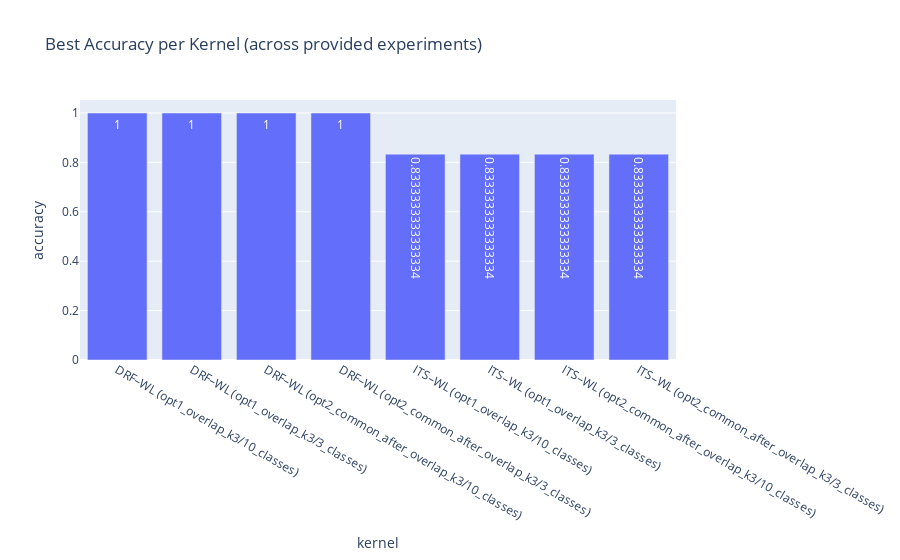
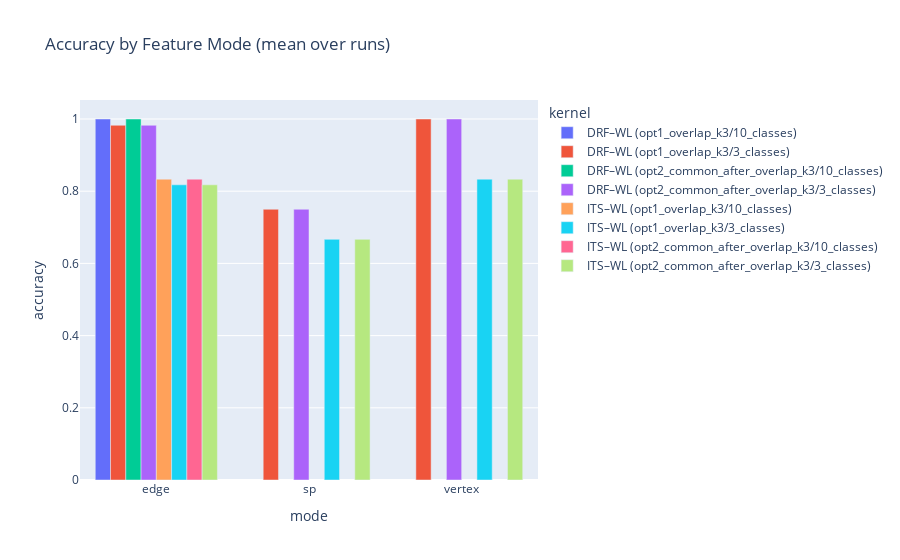
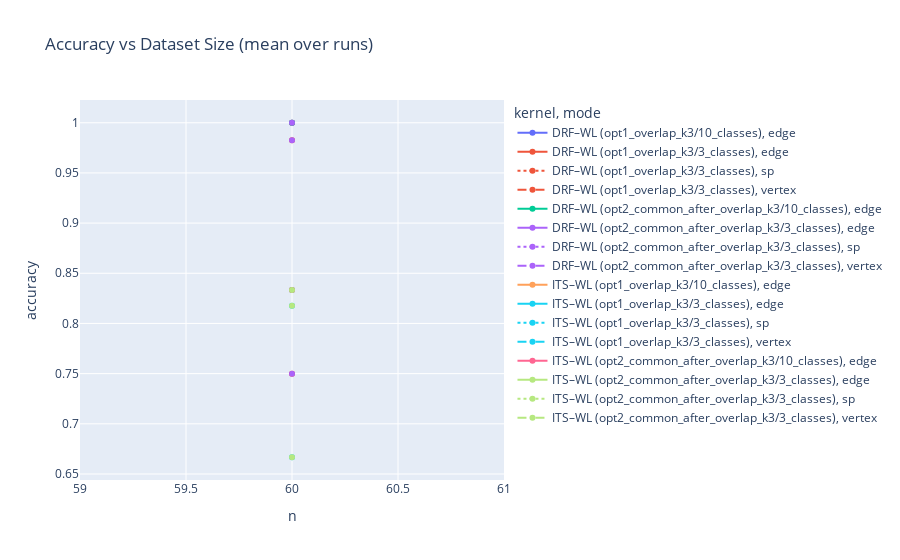
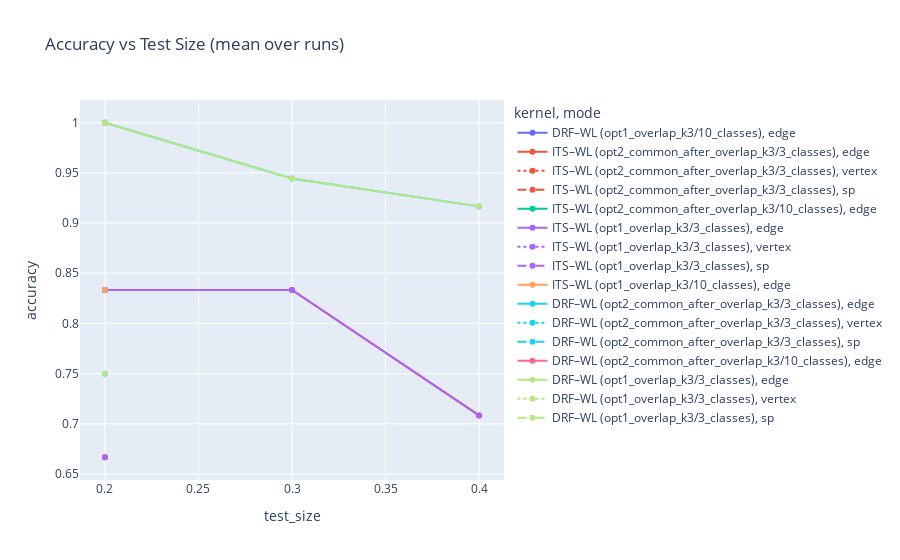

Notebook code cell kept with these figures, in order:
### Code cell
figs = plot_experiment_results(df_results)
for _, fig in figs.items():
    fig.show()

### Figure 1 — Plotly figure (JSON) as saved in the notebook; plotly's stock layout.template omitted (floating-point values rounded to 4 significant figures)
{"data": [{"hovertemplate": "kernel=%{x}<br>accuracy=%{text}<extra></extra>", "legendgroup": "", "marker": {"color": "#636efa", "pattern": {"shape": ""}}, "name": "", "orientation": "v", "showlegend": false, "text": [1.0, 1.0, 1.0, 1.0, 0.8333, 0.8333, 0.8333, 0.8333], "textposition": "auto", "type": "bar", "x": ["DRF–WL (opt1_overlap_k3/10_classes)", "DRF–WL (opt1_overlap_k3/3_classes)", "DRF–WL (opt2_common_after_overlap_k3/10_classes)", "DRF–WL (opt2_common_after_overlap_k3/3_classes)", "ITS–WL (opt1_overlap_k3/10_classes)", "ITS–WL (opt1_overlap_k3/3_classes)", "ITS–WL (opt2_common_after_overlap_k3/10_classes)", "ITS–WL (opt2_common_after_overlap_k3/3_classes)"], "xaxis": "x", "y": [1.0, 1.0, 1.0, 1.0, 0.8333, 0.8333, 0.8333, 0.8333], "yaxis": "y"}], "layout": {"barmode": "relative", "legend": {"tracegroupgap": 0}, "title": {"text": "Best Accuracy per Kernel (across provided experiments)"}, "xaxis": {"anchor": "y", "domain": [0, 1], "title": {"text": "kernel"}}, "yaxis": {"anchor": "x", "domain": [0, 1], "title": {"text": "accuracy"}}}}

### Figure 2 — Plotly figure (JSON) as saved in the notebook; plotly's stock layout.template omitted (floating-point values rounded to 4 significant figures)
{"data": [{"alignmentgroup": "True", "hovertemplate": "kernel=DRF–WL (opt1_overlap_k3/10_classes)<br>mode=%{x}<br>accuracy=%{y}<extra></extra>", "legendgroup": "DRF–WL (opt1_overlap_k3/10_classes)", "marker": {"color": "#636efa", "pattern": {"shape": ""}}, "name": "DRF–WL (opt1_overlap_k3/10_classes)", "offsetgroup": "DRF–WL (opt1_overlap_k3/10_classes)", "orientation": "v", "showlegend": true, "textposition": "auto", "type": "bar", "x": ["edge"], "xaxis": "x", "y": [1.0], "yaxis": "y"}, {"alignmentgroup": "True", "hovertemplate": "kernel=DRF–WL (opt1_overlap_k3/3_classes)<br>mode=%{x}<br>accuracy=%{y}<extra></extra>", "legendgroup": "DRF–WL (opt1_overlap_k3/3_classes)", "marker": {"color": "#EF553B", "pattern": {"shape": ""}}, "name": "DRF–WL (opt1_overlap_k3/3_classes)", "offsetgroup": "DRF–WL (opt1_overlap_k3/3_classes)", "orientation": "v", "showlegend": true, "textposition": "auto", "type": "bar", "x": ["edge", "sp", "vertex"], "xaxis": "x", "y": [0.9826, 0.75, 1.0], "yaxis": "y"}, {"alignmentgroup": "True", "hovertemplate": "kernel=DRF–WL (opt2_common_after_overlap_k3/10_classes)<br>mode=%{x}<br>accuracy=%{y}<extra></extra>", "legendgroup": "DRF–WL (opt2_common_after_overlap_k3/10_classes)", "marker": {"color": "#00cc96", "pattern": {"shape": ""}}, "name": "DRF–WL (opt2_common_after_overlap_k3/10_classes)", "offsetgroup": "DRF–WL (opt2_common_after_overlap_k3/10_classes)", "orientation": "v", "showlegend": true, "textposition": "auto", "type": "bar", "x": ["edge"], "xaxis": "x", "y": [1.0], "yaxis": "y"}, {"alignmentgroup": "True", "hovertemplate": "kernel=DRF–WL (opt2_common_after_overlap_k3/3_classes)<br>mode=%{x}<br>accuracy=%{y}<extra></extra>", "legendgroup": "DRF–WL (opt2_common_after_overlap_k3/3_classes)", "marker": {"color": "#ab63fa", "pattern": {"shape": ""}}, "name": "DRF–WL (opt2_common_after_overlap_k3/3_classes)", "offsetgroup": "DRF–WL (opt2_common_after_overlap_k3/3_classes)", "orientation": "v", "showlegend": true, "textposition": "auto", "type": "bar", "x": ["edge", "sp", "vertex"], "xaxis": "x", "y": [0.9826, 0.75, 1.0], "yaxis": "y"}, {"alignmentgroup": "True", "hovertemplate": "kernel=ITS–WL (opt1_overlap_k3/10_classes)<br>mode=%{x}<br>accuracy=%{y}<extra></extra>", "legendgroup": "ITS–WL (opt1_overlap_k3/10_classes)", "marker": {"color": "#FFA15A", "pattern": {"shape": ""}}, "name": "ITS–WL (opt1_overlap_k3/10_classes)", "offsetgroup": "ITS–WL (opt1_overlap_k3/10_classes)", "orientation": "v", "showlegend": true, "textposition": "auto", "type": "bar", "x": ["edge"], "xaxis": "x", "y": [0.8333], "yaxis": "y"}, {"alignmentgroup": "True", "hovertemplate": "kernel=ITS–WL (opt1_overlap_k3/3_classes)<br>mode=%{x}<br>accuracy=%{y}<extra></extra>", "legendgroup": "ITS–WL (opt1_overlap_k3/3_classes)", "marker": {"color": "#19d3f3", "pattern": {"shape": ""}}, "name": "ITS–WL (opt1_overlap_k3/3_classes)", "offsetgroup": "ITS–WL (opt1_overlap_k3/3_classes)", "orientation": "v", "showlegend": true, "textposition": "auto", "type": "bar", "x": ["edge", "sp", "vertex"], "xaxis": "x", "y": [0.8177, 0.6667, 0.8333], "yaxis": "y"}, {"alignmentgroup": "True", "hovertemplate": "kernel=ITS–WL (opt2_common_after_overlap_k3/10_classes)<br>mode=%{x}<br>accuracy=%{y}<extra></extra>", "legendgroup": "ITS–WL (opt2_common_after_overlap_k3/10_classes)", "marker": {"color": "#FF6692", "pattern": {"shape": ""}}, "name": "ITS–WL (opt2_common_after_overlap_k3/10_classes)", "offsetgroup": "ITS–WL (opt2_common_after_overlap_k3/10_classes)", "orientation": "v", "showlegend": true, "textposition": "auto", "type": "bar", "x": ["edge"], "xaxis": "x", "y": [0.8333], "yaxis": "y"}, {"alignmentgroup": "True", "hovertemplate": "kernel=ITS–WL (opt2_common_after_overlap_k3/3_classes)<br>mode=%{x}<br>accuracy=%{y}<extra></extra>", "legendgroup": "ITS–WL (opt2_common_after_overlap_k3/3_classes)", "marker": {"color": "#B6E880", "pattern": {"shape": ""}}, "name": "ITS–WL (opt2_common_after_overlap_k3/3_classes)", "offsetgroup": "ITS–WL (opt2_common_after_overlap_k3/3_classes)", "orientation": "v", "showlegend": true, "textposition": "auto", "type": "bar", "x": ["edge", "sp", "vertex"], "xaxis": "x", "y": [0.8177, 0.6667, 0.8333], "yaxis": "y"}], "layout": {"barmode": "group", "legend": {"title": {"text": "kernel"}, "tracegroupgap": 0}, "title": {"text": "Accuracy by Feature Mode (mean over runs)"}, "xaxis": {"anchor": "y", "domain": [0, 1], "title": {"text": "mode"}}, "yaxis": {"anchor": "x", "domain": [0, 1], "title": {"text": "accuracy"}}}}

### Figure 3 — Plotly figure (JSON) as saved in the notebook; plotly's stock layout.template omitted (floating-point values rounded to 4 significant figures)
{"data": [{"hovertemplate": "kernel=DRF–WL (opt1_overlap_k3/10_classes)<br>mode=edge<br>n=%{x}<br>accuracy=%{y}<extra></extra>", "legendgroup": "DRF–WL (opt1_overlap_k3/10_classes), edge", "line": {"color": "#636efa", "dash": "solid"}, "marker": {"symbol": "circle"}, "mode": "lines+markers", "name": "DRF–WL (opt1_overlap_k3/10_classes), edge", "orientation": "v", "showlegend": true, "type": "scatter", "x": [60], "xaxis": "x", "y": [1.0], "yaxis": "y"}, {"hovertemplate": "kernel=DRF–WL (opt1_overlap_k3/3_classes)<br>mode=edge<br>n=%{x}<br>accuracy=%{y}<extra></extra>", "legendgroup": "DRF–WL (opt1_overlap_k3/3_classes), edge", "line": {"color": "#EF553B", "dash": "solid"}, "marker": {"symbol": "circle"}, "mode": "lines+markers", "name": "DRF–WL (opt1_overlap_k3/3_classes), edge", "orientation": "v", "showlegend": true, "type": "scatter", "x": [60], "xaxis": "x", "y": [0.9826], "yaxis": "y"}, {"hovertemplate": "kernel=DRF–WL (opt1_overlap_k3/3_classes)<br>mode=sp<br>n=%{x}<br>accuracy=%{y}<extra></extra>", "legendgroup": "DRF–WL (opt1_overlap_k3/3_classes), sp", "line": {"color": "#EF553B", "dash": "dot"}, "marker": {"symbol": "circle"}, "mode": "lines+markers", "name": "DRF–WL (opt1_overlap_k3/3_classes), sp", "orientation": "v", "showlegend": true, "type": "scatter", "x": [60], "xaxis": "x", "y": [0.75], "yaxis": "y"}, {"hovertemplate": "kernel=DRF–WL (opt1_overlap_k3/3_classes)<br>mode=vertex<br>n=%{x}<br>accuracy=%{y}<extra></extra>", "legendgroup": "DRF–WL (opt1_overlap_k3/3_classes), vertex", "line": {"color": "#EF553B", "dash": "dash"}, "marker": {"symbol": "circle"}, "mode": "lines+markers", "name": "DRF–WL (opt1_overlap_k3/3_classes), vertex", "orientation": "v", "showlegend": true, "type": "scatter", "x": [60], "xaxis": "x", "y": [1.0], "yaxis": "y"}, {"hovertemplate": "kernel=DRF–WL (opt2_common_after_overlap_k3/10_classes)<br>mode=edge<br>n=%{x}<br>accuracy=%{y}<extra></extra>", "legendgroup": "DRF–WL (opt2_common_after_overlap_k3/10_classes), edge", "line": {"color": "#00cc96", "dash": "solid"}, "marker": {"symbol": "circle"}, "mode": "lines+markers", "name": "DRF–WL (opt2_common_after_overlap_k3/10_classes), edge", "orientation": "v", "showlegend": true, "type": "scatter", "x": [60], "xaxis": "x", "y": [1.0], "yaxis": "y"}, {"hovertemplate": "kernel=DRF–WL (opt2_common_after_overlap_k3/3_classes)<br>mode=edge<br>n=%{x}<br>accuracy=%{y}<extra></extra>", "legendgroup": "DRF–WL (opt2_common_after_overlap_k3/3_classes), edge", "line": {"color": "#ab63fa", "dash": "solid"}, "marker": {"symbol": "circle"}, "mode": "lines+markers", "name": "DRF–WL (opt2_common_after_overlap_k3/3_classes), edge", "orientation": "v", "showlegend": true, "type": "scatter", "x": [60], "xaxis": "x", "y": [0.9826], "yaxis": "y"}, {"hovertemplate": "kernel=DRF–WL (opt2_common_after_overlap_k3/3_classes)<br>mode=sp<br>n=%{x}<br>accuracy=%{y}<extra></extra>", "legendgroup": "DRF–WL (opt2_common_after_overlap_k3/3_classes), sp", "line": {"color": "#ab63fa", "dash": "dot"}, "marker": {"symbol": "circle"}, "mode": "lines+markers", "name": "DRF–WL (opt2_common_after_overlap_k3/3_classes), sp", "orientation": "v", "showlegend": true, "type": "scatter", "x": [60], "xaxis": "x", "y": [0.75], "yaxis": "y"}, {"hovertemplate": "kernel=DRF–WL (opt2_common_after_overlap_k3/3_classes)<br>mode=vertex<br>n=%{x}<br>accuracy=%{y}<extra></extra>", "legendgroup": "DRF–WL (opt2_common_after_overlap_k3/3_classes), vertex", "line": {"color": "#ab63fa", "dash": "dash"}, "marker": {"symbol": "circle"}, "mode": "lines+markers", "name": "DRF–WL (opt2_common_after_overlap_k3/3_classes), vertex", "orientation": "v", "showlegend": true, "type": "scatter", "x": [60], "xaxis": "x", "y": [1.0], "yaxis": "y"}, {"hovertemplate": "kernel=ITS–WL (opt1_overlap_k3/10_classes)<br>mode=edge<br>n=%{x}<br>accuracy=%{y}<extra></extra>", "legendgroup": "ITS–WL (opt1_overlap_k3/10_classes), edge", "line": {"color": "#FFA15A", "dash": "solid"}, "marker": {"symbol": "circle"}, "mode": "lines+markers", "name": "ITS–WL (opt1_overlap_k3/10_classes), edge", "orientation": "v", "showlegend": true, "type": "scatter", "x": [60], "xaxis": "x", "y": [0.8333], "yaxis": "y"}, {"hovertemplate": "kernel=ITS–WL (opt1_overlap_k3/3_classes)<br>mode=edge<br>n=%{x}<br>accuracy=%{y}<extra></extra>", "legendgroup": "ITS–WL (opt1_overlap_k3/3_classes), edge", "line": {"color": "#19d3f3", "dash": "solid"}, "marker": {"symbol": "circle"}, "mode": "lines+markers", "name": "ITS–WL (opt1_overlap_k3/3_classes), edge", "orientation": "v", "showlegend": true, "type": "scatter", "x": [60], "xaxis": "x", "y": [0.8177], "yaxis": "y"}, {"hovertemplate": "kernel=ITS–WL (opt1_overlap_k3/3_classes)<br>mode=sp<br>n=%{x}<br>accuracy=%{y}<extra></extra>", "legendgroup": "ITS–WL (opt1_overlap_k3/3_classes), sp", "line": {"color": "#19d3f3", "dash": "dot"}, "marker": {"symbol": "circle"}, "mode": "lines+markers", "name": "ITS–WL (opt1_overlap_k3/3_classes), sp", "orientation": "v", "showlegend": true, "type": "scatter", "x": [60], "xaxis": "x", "y": [0.6667], "yaxis": "y"}, {"hovertemplate": "kernel=ITS–WL (opt1_overlap_k3/3_classes)<br>mode=vertex<br>n=%{x}<br>accuracy=%{y}<extra></extra>", "legendgroup": "ITS–WL (opt1_overlap_k3/3_classes), vertex", "line": {"color": "#19d3f3", "dash": "dash"}, "marker": {"symbol": "circle"}, "mode": "lines+markers", "name": "ITS–WL (opt1_overlap_k3/3_classes), vertex", "orientation": "v", "showlegend": true, "type": "scatter", "x": [60], "xaxis": "x", "y": [0.8333], "yaxis": "y"}, {"hovertemplate": "kernel=ITS–WL (opt2_common_after_overlap_k3/10_classes)<br>mode=edge<br>n=%{x}<br>accuracy=%{y}<extra></extra>", "legendgroup": "ITS–WL (opt2_common_after_overlap_k3/10_classes), edge", "line": {"color": "#FF6692", "dash": "solid"}, "marker": {"symbol": "circle"}, "mode": "lines+markers", "name": "ITS–WL (opt2_common_after_overlap_k3/10_classes), edge", "orientation": "v", "showlegend": true, "type": "scatter", "x": [60], "xaxis": "x", "y": [0.8333], "yaxis": "y"}, {"hovertemplate": "kernel=ITS–WL (opt2_common_after_overlap_k3/3_classes)<br>mode=edge<br>n=%{x}<br>accuracy=%{y}<extra></extra>", "legendgroup": "ITS–WL (opt2_common_after_overlap_k3/3_classes), edge", "line": {"color": "#B6E880", "dash": "solid"}, "marker": {"symbol": "circle"}, "mode": "lines+markers", "name": "ITS–WL (opt2_common_after_overlap_k3/3_classes), edge", "orientation": "v", "showlegend": true, "type": "scatter", "x": [60], "xaxis": "x", "y": [0.8177], "yaxis": "y"}, {"hovertemplate": "kernel=ITS–WL (opt2_common_after_overlap_k3/3_classes)<br>mode=sp<br>n=%{x}<br>accuracy=%{y}<extra></extra>", "legendgroup": "ITS–WL (opt2_common_after_overlap_k3/3_classes), sp", "line": {"color": "#B6E880", "dash": "dot"}, "marker": {"symbol": "circle"}, "mode": "lines+markers", "name": "ITS–WL (opt2_common_after_overlap_k3/3_classes), sp", "orientation": "v", "showlegend": true, "type": "scatter", "x": [60], "xaxis": "x", "y": [0.6667], "yaxis": "y"}, {"hovertemplate": "kernel=ITS–WL (opt2_common_after_overlap_k3/3_classes)<br>mode=vertex<br>n=%{x}<br>accuracy=%{y}<extra></extra>", "legendgroup": "ITS–WL (opt2_common_after_overlap_k3/3_classes), vertex", "line": {"color": "#B6E880", "dash": "dash"}, "marker": {"symbol": "circle"}, "mode": "lines+markers", "name": "ITS–WL (opt2_common_after_overlap_k3/3_classes), vertex", "orientation": "v", "showlegend": true, "type": "scatter", "x": [60], "xaxis": "x", "y": [0.8333], "yaxis": "y"}], "layout": {"legend": {"title": {"text": "kernel, mode"}, "tracegroupgap": 0}, "title": {"text": "Accuracy vs Dataset Size (mean over runs)"}, "xaxis": {"anchor": "y", "domain": [0, 1], "title": {"text": "n"}}, "yaxis": {"anchor": "x", "domain": [0, 1], "title": {"text": "accuracy"}}}}

### Figure 4 — Plotly figure (JSON) as saved in the notebook; plotly's stock layout.template omitted (floating-point values rounded to 4 significant figures)
{"data": [{"hovertemplate": "kernel=DRF–WL (opt1_overlap_k3/10_classes)<br>mode=edge<br>test_size=%{x}<br>accuracy=%{y}<extra></extra>", "legendgroup": "DRF–WL (opt1_overlap_k3/10_classes), edge", "line": {"color": "#636efa", "dash": "solid"}, "marker": {"symbol": "circle"}, "mode": "lines+markers", "name": "DRF–WL (opt1_overlap_k3/10_classes), edge", "orientation": "v", "showlegend": true, "type": "scatter", "x": [0.2], "xaxis": "x", "y": [1.0], "yaxis": "y"}, {"hovertemplate": "kernel=ITS–WL (opt2_common_after_overlap_k3/3_classes)<br>mode=edge<br>test_size=%{x}<br>accuracy=%{y}<extra></extra>", "legendgroup": "ITS–WL (opt2_common_after_overlap_k3/3_classes), edge", "line": {"color": "#EF553B", "dash": "solid"}, "marker": {"symbol": "circle"}, "mode": "lines+markers", "name": "ITS–WL (opt2_common_after_overlap_k3/3_classes), edge", "orientation": "v", "showlegend": true, "type": "scatter", "x": [0.2, 0.3, 0.4], "xaxis": "x", "y": [0.8333, 0.8333, 0.7083], "yaxis": "y"}, {"hovertemplate": "kernel=ITS–WL (opt2_common_after_overlap_k3/3_classes)<br>mode=vertex<br>test_size=%{x}<br>accuracy=%{y}<extra></extra>", "legendgroup": "ITS–WL (opt2_common_after_overlap_k3/3_classes), vertex", "line": {"color": "#EF553B", "dash": "dot"}, "marker": {"symbol": "circle"}, "mode": "lines+markers", "name": "ITS–WL (opt2_common_after_overlap_k3/3_classes), vertex", "orientation": "v", "showlegend": true, "type": "scatter", "x": [0.2], "xaxis": "x", "y": [0.8333], "yaxis": "y"}, {"hovertemplate": "kernel=ITS–WL (opt2_common_after_overlap_k3/3_classes)<br>mode=sp<br>test_size=%{x}<br>accuracy=%{y}<extra></extra>", "legendgroup": "ITS–WL (opt2_common_after_overlap_k3/3_classes), sp", "line": {"color": "#EF553B", "dash": "dash"}, "marker": {"symbol": "circle"}, "mode": "lines+markers", "name": "ITS–WL (opt2_common_after_overlap_k3/3_classes), sp", "orientation": "v", "showlegend": true, "type": "scatter", "x": [0.2], "xaxis": "x", "y": [0.6667], "yaxis": "y"}, {"hovertemplate": "kernel=ITS–WL (opt2_common_after_overlap_k3/10_classes)<br>mode=edge<br>test_size=%{x}<br>accuracy=%{y}<extra></extra>", "legendgroup": "ITS–WL (opt2_common_after_overlap_k3/10_classes), edge", "line": {"color": "#00cc96", "dash": "solid"}, "marker": {"symbol": "circle"}, "mode": "lines+markers", "name": "ITS–WL (opt2_common_after_overlap_k3/10_classes), edge", "orientation": "v", "showlegend": true, "type": "scatter", "x": [0.2], "xaxis": "x", "y": [0.8333], "yaxis": "y"}, {"hovertemplate": "kernel=ITS–WL (opt1_overlap_k3/3_classes)<br>mode=edge<br>test_size=%{x}<br>accuracy=%{y}<extra></extra>", "legendgroup": "ITS–WL (opt1_overlap_k3/3_classes), edge", "line": {"color": "#ab63fa", "dash": "solid"}, "marker": {"symbol": "circle"}, "mode": "lines+markers", "name": "ITS–WL (opt1_overlap_k3/3_classes), edge", "orientation": "v", "showlegend": true, "type": "scatter", "x": [0.2, 0.3, 0.4], "xaxis": "x", "y": [0.8333, 0.8333, 0.7083], "yaxis": "y"}, {"hovertemplate": "kernel=ITS–WL (opt1_overlap_k3/3_classes)<br>mode=vertex<br>test_size=%{x}<br>accuracy=%{y}<extra></extra>", "legendgroup": "ITS–WL (opt1_overlap_k3/3_classes), vertex", "line": {"color": "#ab63fa", "dash": "dot"}, "marker": {"symbol": "circle"}, "mode": "lines+markers", "name": "ITS–WL (opt1_overlap_k3/3_classes), vertex", "orientation": "v", "showlegend": true, "type": "scatter", "x": [0.2], "xaxis": "x", "y": [0.8333], "yaxis": "y"}, {"hovertemplate": "kernel=ITS–WL (opt1_overlap_k3/3_classes)<br>mode=sp<br>test_size=%{x}<br>accuracy=%{y}<extra></extra>", "legendgroup": "ITS–WL (opt1_overlap_k3/3_classes), sp", "line": {"color": "#ab63fa", "dash": "dash"}, "marker": {"symbol": "circle"}, "mode": "lines+markers", "name": "ITS–WL (opt1_overlap_k3/3_classes), sp", "orientation": "v", "showlegend": true, "type": "scatter", "x": [0.2], "xaxis": "x", "y": [0.6667], "yaxis": "y"}, {"hovertemplate": "kernel=ITS–WL (opt1_overlap_k3/10_classes)<br>mode=edge<br>test_size=%{x}<br>accuracy=%{y}<extra></extra>", "legendgroup": "ITS–WL (opt1_overlap_k3/10_classes), edge", "line": {"color": "#FFA15A", "dash": "solid"}, "marker": {"symbol": "circle"}, "mode": "lines+markers", "name": "ITS–WL (opt1_overlap_k3/10_classes), edge", "orientation": "v", "showlegend": true, "type": "scatter", "x": [0.2], "xaxis": "x", "y": [0.8333], "yaxis": "y"}, {"hovertemplate": "kernel=DRF–WL (opt2_common_after_overlap_k3/3_classes)<br>mode=edge<br>test_size=%{x}<br>accuracy=%{y}<extra></extra>", "legendgroup": "DRF–WL (opt2_common_after_overlap_k3/3_classes), edge", "line": {"color": "#19d3f3", "dash": "solid"}, "marker": {"symbol": "circle"}, "mode": "lines+markers", "name": "DRF–WL (opt2_common_after_overlap_k3/3_classes), edge", "orientation": "v", "showlegend": true, "type": "scatter", "x": [0.2, 0.3, 0.4], "xaxis": "x", "y": [1.0, 0.9444, 0.9167], "yaxis": "y"}, {"hovertemplate": "kernel=DRF–WL (opt2_common_after_overlap_k3/3_classes)<br>mode=vertex<br>test_size=%{x}<br>accuracy=%{y}<extra></extra>", "legendgroup": "DRF–WL (opt2_common_after_overlap_k3/3_classes), vertex", "line": {"color": "#19d3f3", "dash": "dot"}, "marker": {"symbol": "circle"}, "mode": "lines+markers", "name": "DRF–WL (opt2_common_after_overlap_k3/3_classes), vertex", "orientation": "v", "showlegend": true, "type": "scatter", "x": [0.2], "xaxis": "x", "y": [1.0], "yaxis": "y"}, {"hovertemplate": "kernel=DRF–WL (opt2_common_after_overlap_k3/3_classes)<br>mode=sp<br>test_size=%{x}<br>accuracy=%{y}<extra></extra>", "legendgroup": "DRF–WL (opt2_common_after_overlap_k3/3_classes), sp", "line": {"color": "#19d3f3", "dash": "dash"}, "marker": {"symbol": "circle"}, "mode": "lines+markers", "name": "DRF–WL (opt2_common_after_overlap_k3/3_classes), sp", "orientation": "v", "showlegend": true, "type": "scatter", "x": [0.2], "xaxis": "x", "y": [0.75], "yaxis": "y"}, {"hovertemplate": "kernel=DRF–WL (opt2_common_after_overlap_k3/10_classes)<br>mode=edge<br>test_size=%{x}<br>accuracy=%{y}<extra></extra>", "legendgroup": "DRF–WL (opt2_common_after_overlap_k3/10_classes), edge", "line": {"color": "#FF6692", "dash": "solid"}, "marker": {"symbol": "circle"}, "mode": "lines+markers", "name": "DRF–WL (opt2_common_after_overlap_k3/10_classes), edge", "orientation": "v", "showlegend": true, "type": "scatter", "x": [0.2], "xaxis": "x", "y": [1.0], "yaxis": "y"}, {"hovertemplate": "kernel=DRF–WL (opt1_overlap_k3/3_classes)<br>mode=edge<br>test_size=%{x}<br>accuracy=%{y}<extra></extra>", "legendgroup": "DRF–WL (opt1_overlap_k3/3_classes), edge", "line": {"color": "#B6E880", "dash": "solid"}, "marker": {"symbol": "circle"}, "mode": "lines+markers", "name": "DRF–WL (opt1_overlap_k3/3_classes), edge", "orientation": "v", "showlegend": true, "type": "scatter", "x": [0.2, 0.3, 0.4], "xaxis": "x", "y": [1.0, 0.9444, 0.9167], "yaxis": "y"}, {"hovertemplate": "kernel=DRF–WL (opt1_overlap_k3/3_classes)<br>mode=vertex<br>test_size=%{x}<br>accuracy=%{y}<extra></extra>", "legendgroup": "DRF–WL (opt1_overlap_k3/3_classes), vertex", "line": {"color": "#B6E880", "dash": "dot"}, "marker": {"symbol": "circle"}, "mode": "lines+markers", "name": "DRF–WL (opt1_overlap_k3/3_classes), vertex", "orientation": "v", "showlegend": true, "type": "scatter", "x": [0.2], "xaxis": "x", "y": [1.0], "yaxis": "y"}, {"hovertemplate": "kernel=DRF–WL (opt1_overlap_k3/3_classes)<br>mode=sp<br>test_size=%{x}<br>accuracy=%{y}<extra></extra>", "legendgroup": "DRF–WL (opt1_overlap_k3/3_classes), sp", "line": {"color": "#B6E880", "dash": "dash"}, "marker": {"symbol": "circle"}, "mode": "lines+markers", "name": "DRF–WL (opt1_overlap_k3/3_classes), sp", "orientation": "v", "showlegend": true, "type": "scatter", "x": [0.2], "xaxis": "x", "y": [0.75], "yaxis": "y"}], "layout": {"legend": {"title": {"text": "kernel, mode"}, "tracegroupgap": 0}, "title": {"text": "Accuracy vs Test Size (mean over runs)"}, "xaxis": {"anchor": "y", "domain": [0, 1], "title": {"text": "test_size"}}, "yaxis": {"anchor": "x", "domain": [0, 1], "title": {"text": "accuracy"}}}}
